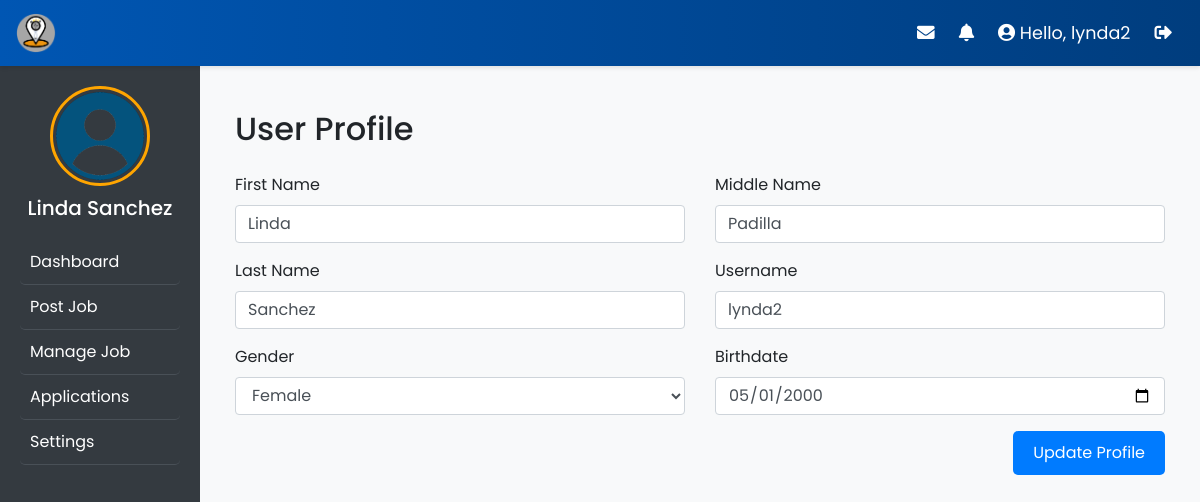
Screenshot of /views/employer/profile.php (signed in) with the database file from the repository.
### tables this page shows
CREATE TABLE `users` (
  `id` int(11) NOT NULL,
  `first_name` varchar(50) DEFAULT NULL,
  `middle_name` varchar(50) DEFAULT NULL,
  `last_name` varchar(50) DEFAULT NULL,
  `email` varchar(100) NOT NULL,
  `role` varchar(50) NOT NULL DEFAULT 'applicant',
  `username` varchar(50) NOT NULL,
  `birthdate` date DEFAULT NULL,
  `gender` varchar(25) DEFAULT NULL,
  `password` varchar(255) DEFAULT NULL,
  `created_at` timestamp NOT NULL DEFAULT current_timestamp()
);

### views/employer/profile.php (the view, shortened to what this page needs)
<?php
include '../../DB.php';
$user_id = $_SESSION['user_id'];
$sql = "SELECT * FROM users WHERE id = '$user_id'";
$result = $conn->query($sql);
if ($result->num_rows > 0) {
    $user_data = $result->fetch_assoc();
    $first_name = $user_data['first_name'];
    $middle_name = $user_data['middle_name'];
    $last_name = $user_data['last_name'];
    $birthdate = $user_data['birthdate'];
    $username = $user_data['username'];
    $gender = $user_data['gender'];
}
?>
<!DOCTYPE html>
<html lang="en">
<head>
    <link href="https://maxcdn.bootstrapcdn.com/bootstrap/4.5.2/css/bootstrap.min.css" rel="stylesheet">
    <link rel="stylesheet" href="https://cdnjs.cloudflare.com/ajax/libs/font-awesome/5.15.4/css/all.min.css">
    <link rel="stylesheet" href="style.css">
</head>
<body>
    <?php include 'header.php'; ?>
    <div class="d-flex">
        <?php include 'sidebar.php'; ?>
        <div class="main-content">
            <div class="container mt-4">
                <h2>User Profile</h2>
                <form action="update_profile.php" method="POST">
                    <div class="row mt-4">
                        <div class="col-md-6">
                            <div class="form-group">
                                <label for="first_name">First Name</label>
                                <input type="text" class="form-control" id="first_name" name="first_name" value="<?php echo $first_name; ?>" required>
                            </div>
                            <div class="form-group">
                                <label for="last_name">Last Name</label>
                                <input type="text" class="form-control" id="last_name" name="last_name" value="<?php echo $last_name; ?>" required>
                            </div>
                        </div>
                        <div class="col-md-6">
                            <div class="form-group">
                                <label for="middle_name">Middle Name</label>
                                <input type="text" class="form-control" id="middle_name" name="middle_name" value="<?php echo $middle_name; ?>">
                            </div>
                            <div class="form-group">
                                <label for="birthdate">Username</label>
                                <input type="text" class="form-control" id="username" name="username" value="<?php echo $username; ?>" required>
                            </div>
                        </div>
                        <div class="col-md-6">
                            <div class="form-group">
                                <label for="gender">Gender</label>
                        <select class="form-control" id="gender" name="gender" required>
                            <option value="Female" <?php if ($gender == 'Female') echo 'selected'; ?>>Female</option>
                        </select>
                            </div>
                        </div>
                        <div class="col-md-6">
                            <div class="form-group">
                                <label for="birthdate">Birthdate</label>
                                <input type="date" class="form-control" id="birthdate" name="birthdate" value="<?php echo $birthdate; ?>" required>
                            </div>
                        </div>
                    </div>
                    <div class="d-flex justify-content-end">
                    <button type="submit" class="btn btn-primary">Update Profile</button>
                </div>
                </form>
            </div>
        </div>
    </div>
</body>
</html>

### views/employer/style.css (style rules this page uses)
body { font-family: 'Poppins', sans-serif; background-color: #f8f9fa; margin: 0; padding: 0; }
.main-content { padding: 20px; flex: 1; font-family: 'Poppins', sans-serif; }
.btn { display: inline-block; padding: 10px 20px; background-color: #007bff; color: #fff; border: none; border-radius: 5px; cursor: pointer; }
.main-content { flex: 1; padding: 20px; }

### rows the page displays
users: first_name "Linda", last_name "Sanchez", middle_name "Padilla", username "lynda2", gender "Female", birthdate "05/01/2000"

### other values shown
$user_name "lynda2"
$user_fullname "Linda Sanchez"
